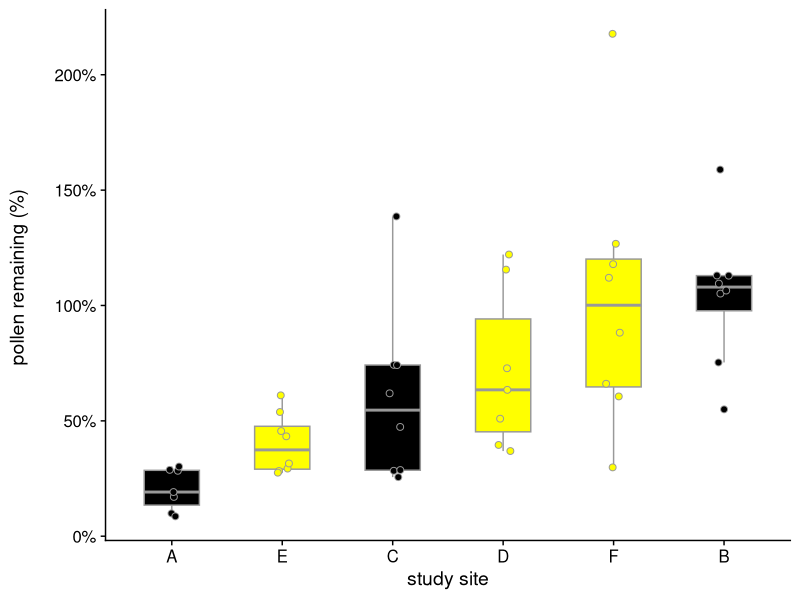
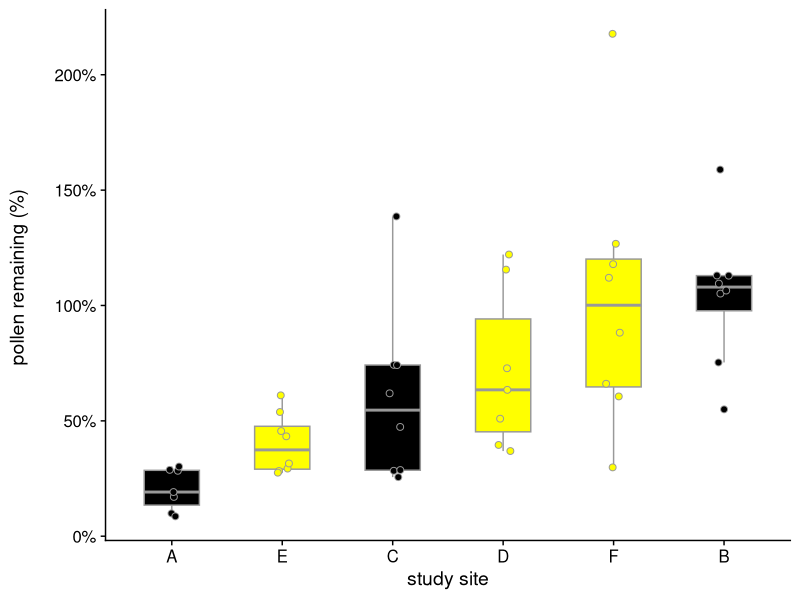
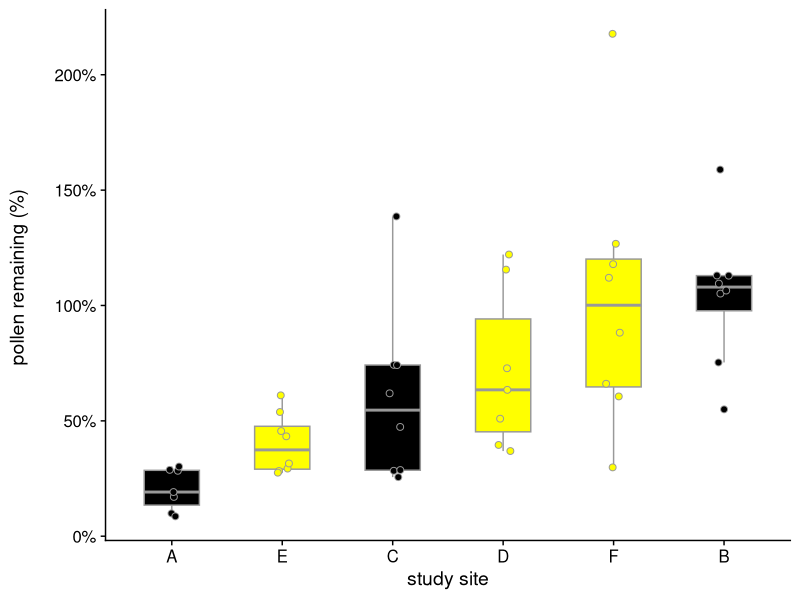

Write the R code that produced these figures, in order.
# Heli Juottonen 2019-2022 heli.juottonen@alumni.helsinki.fi
# R scripts for Elsi Hietaranta's willow manuscript
# https://github.com/helijuottonen/elsiwillow

# 5: pollen remaining by site  / honeybees (Fig. 4)

# Disclaimer: I'm a self-taught R user. I try my very best to make sure that the scripts work, but I do not 
# guarantee that they are correct, make sense or follow any kind of best practices. Use at your own risk!

library(ggplot2)
library(cowplot)

# read in pollen data
pol <- read.csv2("data/pollen_fig4.csv", header=T)

# rename sites to match manuscript names (I checked that the outcome is correct)
pol$Site <- as.factor(pol$Site)
levels(pol$Site)
levels(pol$Site) <- c("A", "B", "C", "D", "E", "F")

# plotting
pol_plot <- ggplot(pol, aes(x=reorder(Site, trt_ratio_casy, FUN=median), y=trt_ratio_casy, fill=honeybees)) +
  geom_boxplot(color="grey60", outlier.shape=NA, width=0.5) +
  geom_point(position=position_jitterdodge(jitter.width=0.15), shape=21, color="grey60", size=2, aes(fill=honeybees)) +
  labs(y="pollen remaining (%) \n", x="study site") +
  scale_fill_manual(values=c("yellow", "black")) +
  #scale_x_discrete(labels=c("open", "bagged")) +
  guides(fill="none") +
  scale_y_continuous(labels = scales::percent_format(accuracy = 1)) +
  theme_cowplot(14)

pol_plot

pol_plot
pdf("plots/pol_plot.pdf")
print(pol_plot)
dev.off()

